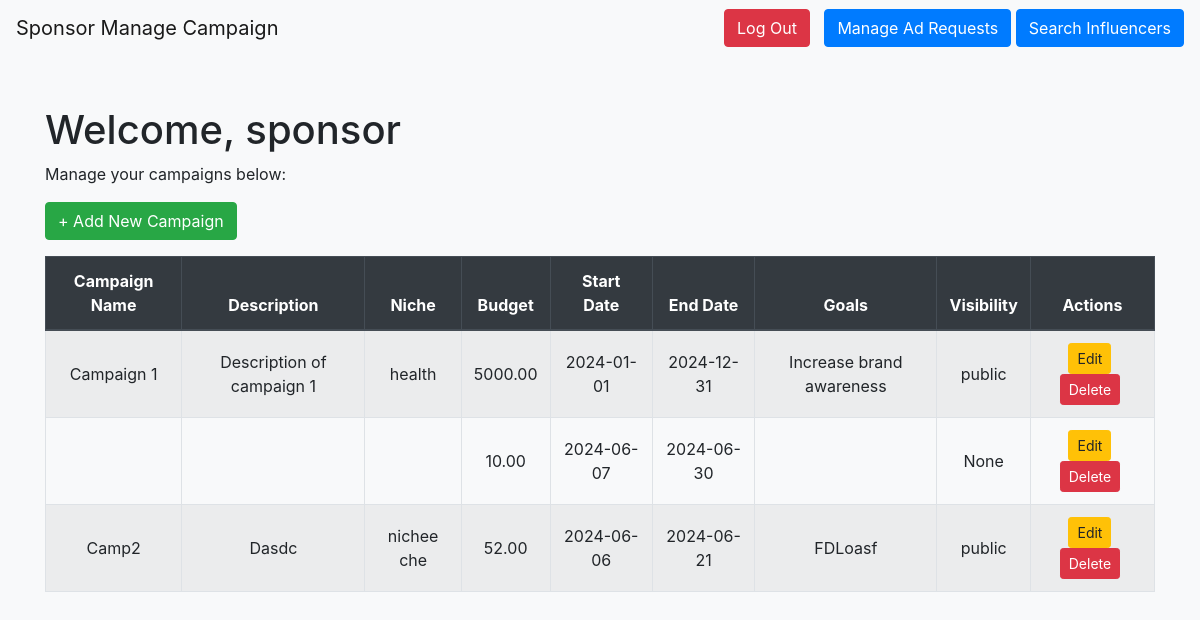
Page /sponsor/managecampaign (signed in) on the committed database.
### models.py (models this page shows, shortened)
class Campaign(db.Model):
    __tablename__ = "campaigns"
    campaign_id = db.Column(db.Integer, primary_key=True, autoincrement=True)
    sponsor_id = db.Column(
        db.Integer, db.ForeignKey("sponsors.sponsor_id"), nullable=False
    )
    name = db.Column(db.String(255), nullable=False)
    description = db.Column(db.Text, nullable=False)
    start_date = db.Column(db.Date)
    end_date = db.Column(db.Date)
    budget = db.Column(db.Numeric(10, 2), nullable=False)
    visibility = db.Column(db.Enum("public", "private"))
    goals = db.Column(db.Text, nullable=False)
    niche = db.Column(db.String(255), nullable=False)
    ad_requests = db.relationship("AdRequest", backref="campaign", lazy=True)
    campaign_flags = db.relationship("CampaignFlag", backref="campaign", lazy=True)
    def to_dict(self):
        return {c.name: getattr(self, c.name) for c in self.__table__.columns}

### sponsor.py (the view)
@sponsor.route('/managecampaign')
def sponsor_managecampaign():
    if 'user_name' in session and session['role'] == 'sponsor':
        campaign_data = helper.get_campaign_by_userid(session['user_id'])
        return render_template('sponsor_managecampaign.html' ,data = session, campaign_data=campaign_data)
    return redirect(url_for('sponsor.sponsor_login'))

### app.py (called while the page is built)
@app.before_request
def create_tables():
    init_db(app)

### helper.py (called while the page is built)
def get_campaign_by_userid(user_id):
    sponsor_data = Sponsor.query.filter_by(user_id=user_id).first()
    sponsor_id = sponsor_data.sponsor_id
    campaigns = Campaign.query.filter_by(sponsor_id=sponsor_id).all()
    if campaigns is not None:
        return [campaign.to_dict() for campaign in campaigns]
    else:
        return None

### models.py (called while the page is built, shortened)
def init_db(app):
    with app.app_context():
        db.create_all()

### templates/sponsor_managecampaign.html (shortened to what this page needs)
<!DOCTYPE html>
<html lang="en">
<head>
    <link rel="stylesheet" href="https://stackpath.bootstrapcdn.com/bootstrap/4.3.1/css/bootstrap.min.css">
</head>
<body>
    <nav class="navbar navbar-expand-lg navbar-light bg-light">
        <a class="navbar-brand" href="/sponsor/managecampaign">Sponsor Manage Campaign</a>
        <div class="ml-auto">
            <button class="btn btn-danger btn-custom" onclick="location.href='/logout'">Log Out</button>
            <button class="btn btn-primary-custom" onclick="location.href='#'">Manage Ad Requests</button>
            <button class="btn btn-primary-custom" onclick="location.href='#'">Search Influencers</button>
        </div>
    </nav>
    <div class="container">
        <h1>Welcome, {{ data['user_name'] }}</h1>
        <p>Manage your campaigns below:</p>
        <button class="btn btn-success mb-3" onclick="location.href='/sponsor/managecampaign/addcampaign'">+ Add New Campaign</button>
        <table class="table table-striped table-bordered campaign-list ">
            <thead class="thead-dark">
                <tr>
                    <th>Campaign Name</th>
                    <th>Description</th>
                    <th>Niche</th>
                    <th>Budget</th>
                    <th>Start Date</th>
                    <th>End Date</th>
                    <th>Goals</th>
                    <th>Visibility</th>
                    <th>Actions</th>
                </tr>
            </thead>
            <tbody>
              {% for data in campaign_data %}
              <tr>
                  <td>{{ data['name'] }}</td>
                  <td>{{ data['description'] }}</td>
                  <td>{{ data['niche'] }}</td>
                  <td>{{ data['budget'] }}</td>
                  <td>{{ data['start_date'] }}</td>
                  <td>{{ data['end_date'] }}</td>
                  <td>{{ data['goals'] }}</td>
                  <td>{{ data['visibility'] }}</td>
                  <td class="action-buttons">
                      <button class="btn btn-warning btn-sm">Edit</button>
                      <button class="btn btn-danger btn-sm">Delete</button>
                  </td>
              </tr>
          {% endfor %}
            </tbody>
        </table>
    </div>
</body>
</html>

### templates/sponsor_managecampaign.html (style rules this page uses)
body { background-color: #f8f9fa; }
.container { margin-top: 50px; }
.navbar { margin-bottom: 20px; }
.btn-custom { margin-right: 10px; }
.campaign-list th, .campaign-list td { text-align: center; vertical-align: middle; }
.action-buttons button { margin-right: 5px; }
.btn-primary-custom { background-color: #007bff; border-color: #007bff; color: white; }

### rows in the picture
Campaign: name "Campaign 1", description "Description of campaign 1", niche "health", budget "5000.00", start_date "2024-01-01", end_date "2024-12-31", goals "Increase brand awareness", visibility "public"
Campaign: budget "10.00", start_date "2024-06-07", end_date "2024-06-30"
Campaign: name "Camp2", description "Dasdc", niche "nichee che", budget "52.00", start_date "2024-06-06", end_date "2024-06-21", goals "FDLoasf", visibility "public"

### other values in the picture
{{ data['user_name'] }} "sponsor"
{{ data['visibility'] }} "None"
